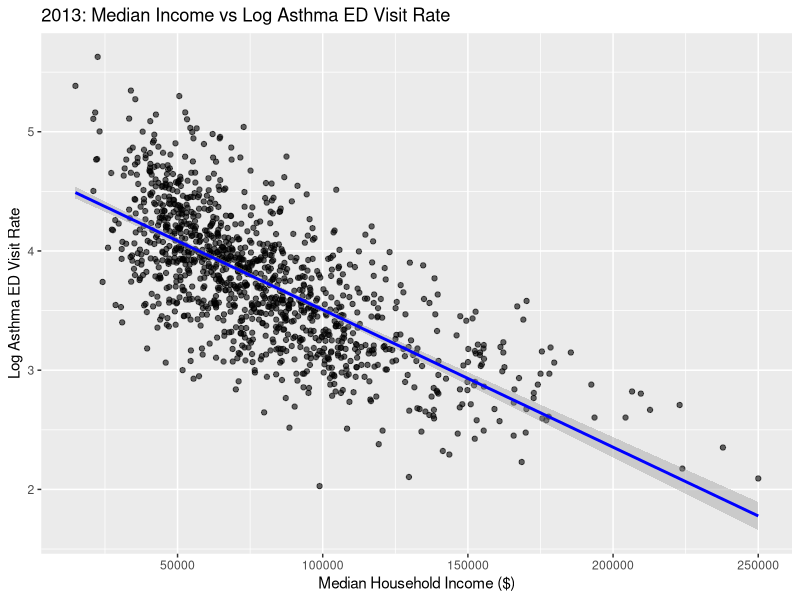
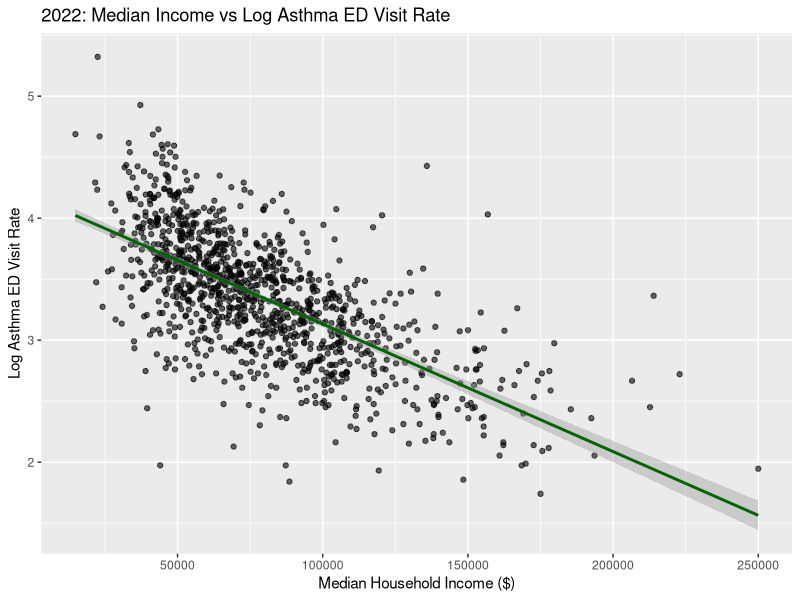
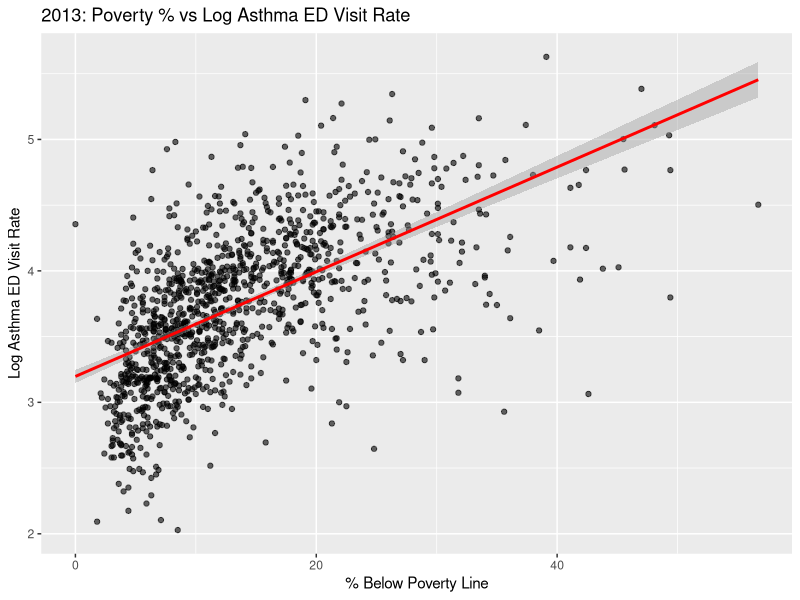
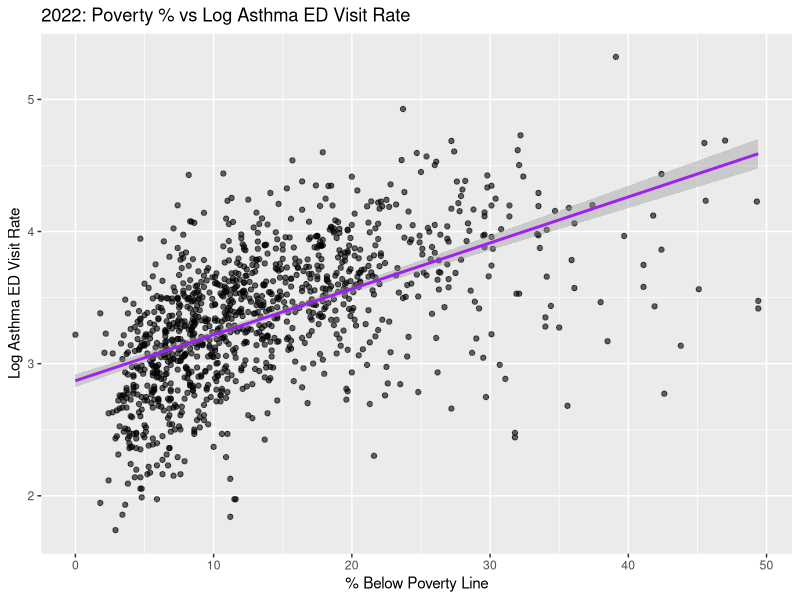
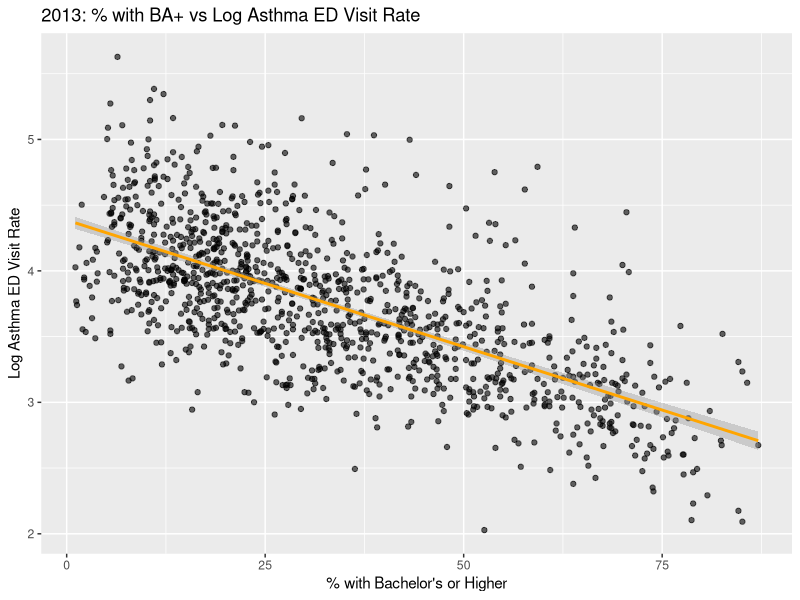
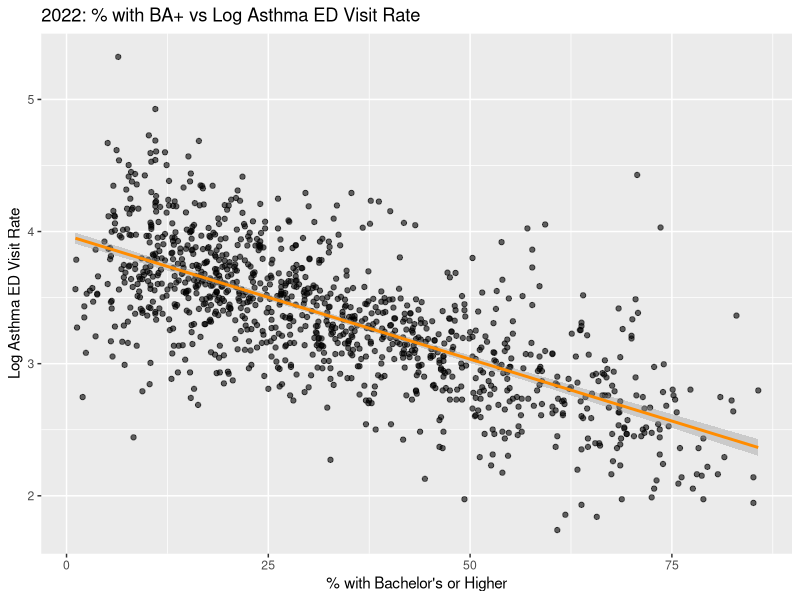
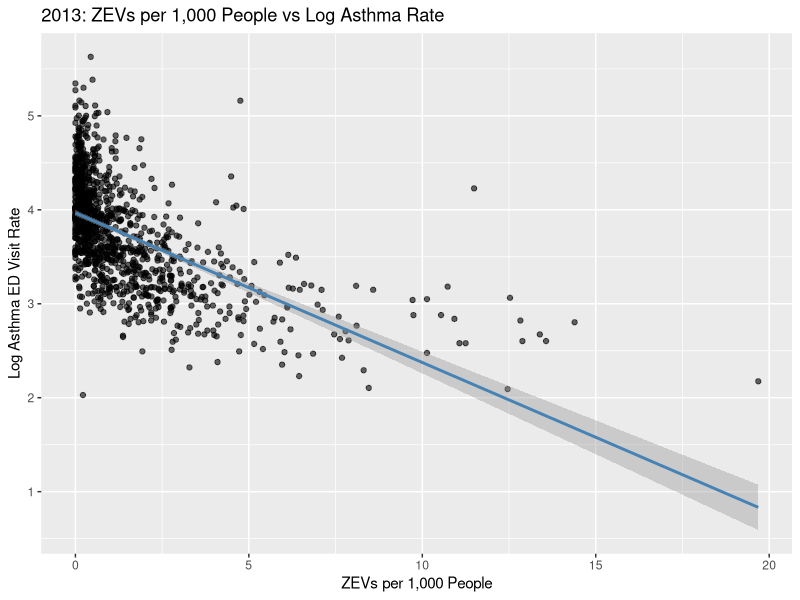
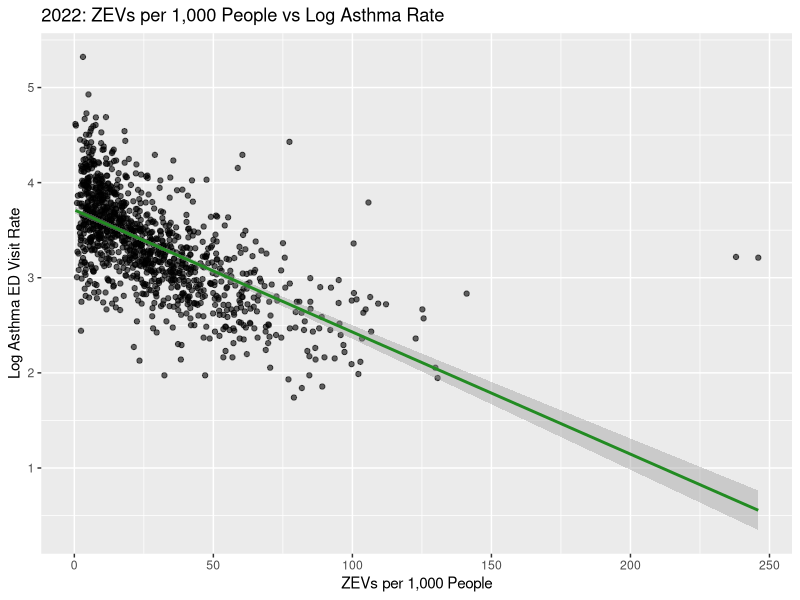

Write the R code that produced these figures, in order.
## ---- chunk 1
knitr::opts_chunk$set(echo = TRUE)
## ---- chunk 2
library(ggplot2)
library(dplyr) 
getwd()
EV_data <- read.csv("./Data/data_ZEV_asthmaED_2013_2022.csv")
# Income vs. Log Asthma Rate Plot
# For 2013
EV_data$nZEV1000pop <- EV_data$nZEV/EV_data$pop *1000
EV_data$log_AgeAdj_RoA_ED_Visit_Rate <- log(EV_data$Age_Adjusted_Rate_of_Asthma_ED_Visit_Rate)
EV_data_2013 <- EV_data %>% filter( yr == 2013)
EV_data_2022 <- EV_data %>% filter( yr == 2022)
## ---- chunk 3
library(ggplot2)
# Income vs. Log Asthma Rate Plot
# For 2013
ggplot(EV_data_2013, aes(x = HHincomeMedian, y = log_AgeAdj_RoA_ED_Visit_Rate)) +
  geom_point(alpha = 0.6) +
  geom_smooth(method = "lm", se = TRUE, color = "blue") +
  labs(
    title = "2013: Median Income vs Log Asthma ED Visit Rate",
    x = "Median Household Income ($)",
    y = "Log Asthma ED Visit Rate"
  )

# For 2022
ggplot(EV_data_2022, aes(x = HHincomeMedian, y = log_AgeAdj_RoA_ED_Visit_Rate)) +
  geom_point(alpha = 0.6) +
  geom_smooth(method = "lm", se = TRUE, color = "darkgreen") +
  labs(
    title = "2022: Median Income vs Log Asthma ED Visit Rate",
    x = "Median Household Income ($)",
    y = "Log Asthma ED Visit Rate"
  )





## ---- chunk 4

EV_data_2013 <- EV_data %>%
  filter( yr == 2013)
lm(EV_data_2013$log_AgeAdj_RoA_ED_Visit_Rate ~ EV_data_2013$percPoverty   , data = EV_data)
EV_data_2022 <- EV_data %>%
  filter( yr == 2022)
lm(EV_data_2022$log_AgeAdj_RoA_ED_Visit_Rate ~ EV_data_2022$percPoverty, data = EV_data)

#Poverty Percentage vs Log Asthma Rate
# 2013
ggplot(EV_data_2013, aes(x = percPoverty, y = log_AgeAdj_RoA_ED_Visit_Rate)) +
  geom_point(alpha = 0.6) +
  geom_smooth(method = "lm", color = "red") +
  labs(
    title = "2013: Poverty % vs Log Asthma ED Visit Rate",
    x = "% Below Poverty Line",
    y = "Log Asthma ED Visit Rate"
  )

# 2022
ggplot(EV_data_2022, aes(x = percPoverty, y = log_AgeAdj_RoA_ED_Visit_Rate)) +
  geom_point(alpha = 0.6) +
  geom_smooth(method = "lm", color = "purple") +
  labs(
    title = "2022: Poverty % vs Log Asthma ED Visit Rate",
    x = "% Below Poverty Line",
    y = "Log Asthma ED Visit Rate"
  )


## ---- chunk 5
 
EV_data_2013 <- EV_data %>%
  filter( yr == 2013)
lm(EV_data_2013$log_AgeAdj_RoA_ED_Visit_Rate ~ EV_data_2013$EDUCpercBAplus   , data = EV_data)
EV_data_2022 <- EV_data %>%
  filter( yr == 2022)
lm(EV_data_2022$log_AgeAdj_RoA_ED_Visit_Rate ~ EV_data_2022$EDUCpercBAplus, data = EV_data)

#BA Education vs Log Asthma Rate 
# 2013
ggplot(EV_data_2013, aes(x = EDUCpercBAplus, y = log_AgeAdj_RoA_ED_Visit_Rate)) +
  geom_point(alpha = 0.6) +
  geom_smooth(method = "lm", color = "orange") +
  labs(
    title = "2013: % with BA+ vs Log Asthma ED Visit Rate",
    x = "% with Bachelor's or Higher",
    y = "Log Asthma ED Visit Rate"
  )

# 2022
ggplot(EV_data_2022, aes(x = EDUCpercBAplus, y = log_AgeAdj_RoA_ED_Visit_Rate)) +
  geom_point(alpha = 0.6) +
  geom_smooth(method = "lm", color = "darkorange") +
  labs(
    title = "2022: % with BA+ vs Log Asthma ED Visit Rate",
    x = "% with Bachelor's or Higher",
    y = "Log Asthma ED Visit Rate"
  )

## ---- chunk 6
EV_data_2013 <- EV_data %>%
  filter( yr == 2013)
lm(EV_data_2013$log_AgeAdj_RoA_ED_Visit_Rate ~ EV_data_2013$nZEV1000pop   , data = EV_data)
EV_data_2022 <- EV_data %>%
  filter( yr == 2022)
lm(EV_data_2022$log_AgeAdj_RoA_ED_Visit_Rate ~ EV_data_2022$nZEV1000pop , data = EV_data)

# ZEVs per 1,000 vs Log Asthma
# 2013
ggplot(EV_data_2013, aes(x = nZEV1000pop, y = log_AgeAdj_RoA_ED_Visit_Rate)) +
  geom_point(alpha = 0.6) +
  geom_smooth(method = "lm", color = "steelblue") +
  labs(
    title = "2013: ZEVs per 1,000 People vs Log Asthma Rate",
    x = "ZEVs per 1,000 People",
    y = "Log Asthma ED Visit Rate"
  )

# 2022
ggplot(EV_data_2022, aes(x = nZEV1000pop, y = log_AgeAdj_RoA_ED_Visit_Rate)) +
  geom_point(alpha = 0.6) +
  geom_smooth(method = "lm", color = "forestgreen") +
  labs(
    title = "2022: ZEVs per 1,000 People vs Log Asthma Rate",
    x = "ZEVs per 1,000 People",
    y = "Log Asthma ED Visit Rate"
  )


## ---- chunk 7
#Mutli Linear Regression Model 2022

multi_model_2022_poverty <- lm(log_AgeAdj_RoA_ED_Visit_Rate ~ I(nZEV1000pop/10)   +  percPoverty, data= EV_data_2022)

exp(-0.093791) 

(1- 0.910473) *100
## ---- chunk 8
#Mutli Linear Regression Model 2022 No SES


multi_model_2022 <- lm(log_AgeAdj_RoA_ED_Visit_Rate ~ I(nZEV1000pop/10), data= EV_data_2022)

summary(multi_model_2022)

exp(-0.128381)

(1-  0.8795182) *100
